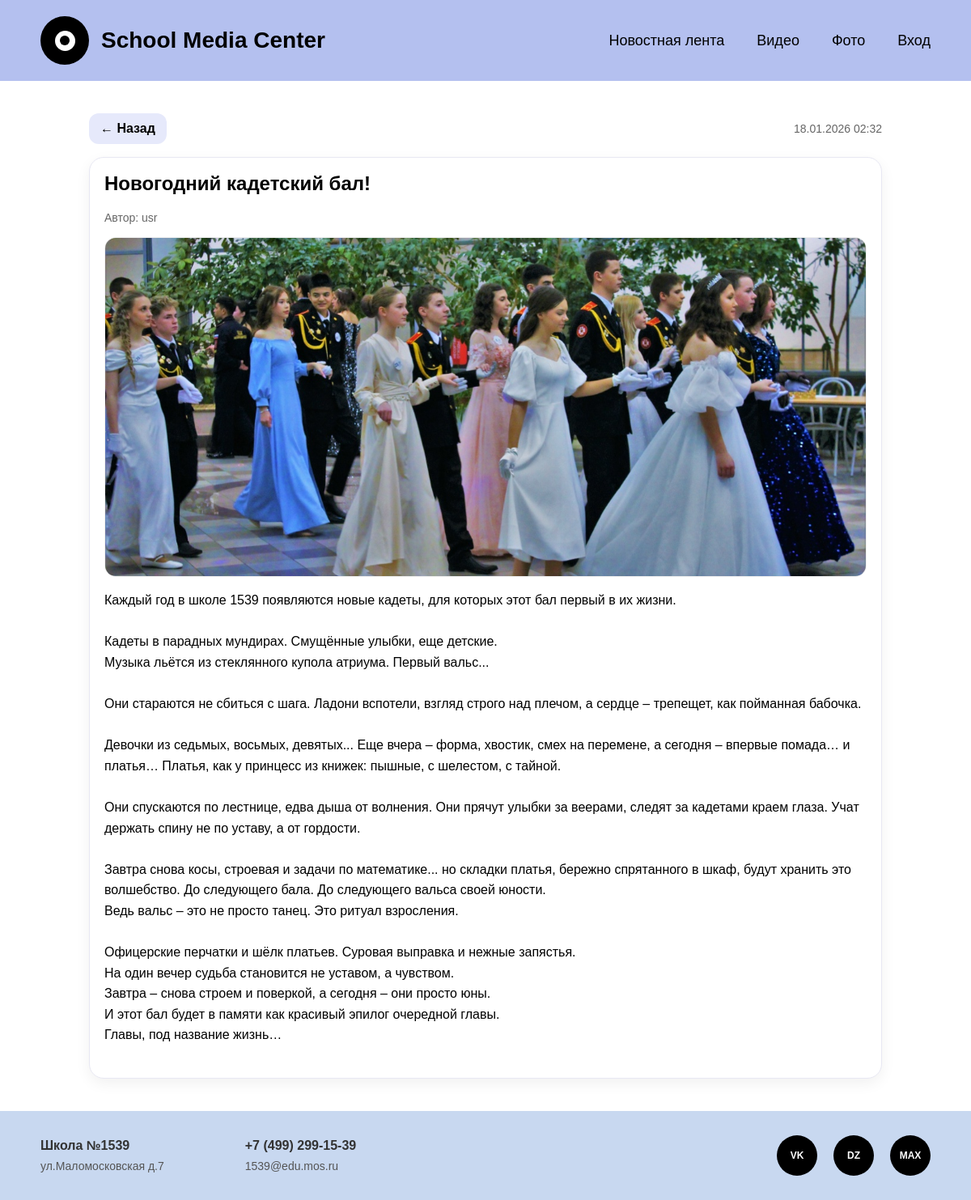
The app's page /posts/1/ with its own data.
### media_center/models.py (models this page shows, shortened)
class Post(models.Model):
    author = models.ForeignKey(User, on_delete=models.CASCADE, related_name='posts')
    title = models.CharField(max_length=255)
    text = models.TextField()
    photo = models.ForeignKey(Photo, on_delete=models.SET_NULL, null=True, blank=True)
    updated_at = models.DateTimeField(auto_now=True)

class Photo(models.Model):
    folder = models.ForeignKey(GalleryFolder, on_delete=models.CASCADE, related_name='photos')
    file = models.ImageField(upload_to=photo_upload_to)

### media_center/views.py (the view)
# urls.py: path('posts/<int:pk>/', views.post_detail, name='post_detail'),
def post_detail(request, pk):
    post = get_object_or_404(Post.objects.select_related('author', 'photo'), pk=pk)
    return render(request, 'media_center/post_detail.html', {'post': post})

### media_center/context_processors.py (called while the page is built)
def site_info(request):
    return {
        'school_name': 'Школа №1539',
        'address': 'ул.Маломосковская д.7',
        'phone': '+7 (499) 299-15-39',
        'email': '1539@edu.mos.ru',
    }

### media_center/templates/media_center/post_detail.html (shortened to what this page needs)
{% extends "media_center/base.html" %}
{% block content %}
<div class="page">
  <div class="stack">
    <div class="row" style="justify-content: space-between;">
      <a class="btn secondary" href="{% url 'media_center:post_list' %}">← Назад</a>
      <span class="muted">{{ post.updated_at|date:"d.m.Y H:i" }}</span>
    </div>
    <div class="card stack">
      <h2 style="margin-bottom: 4px;">{{ post.title }}</h2>
      <div class="muted">Автор: {{ post.author.username }}</div>
      {% if post.photo %}
        <img class="thumb" src="{{ post.photo.file.url }}" alt="" style="height:auto; max-height:420px;" />
      {% endif %}
      <div style="line-height: 1.6;">
        {{ post.text|linebreaksbr }}
      </div>
      <div class="row" style="justify-content: flex-end; gap: 12px; padding-top: 6px;">
      </div>
    </div>
  </div>
</div>
{% endblock %}

### media_center/templates/media_center/base.html (style rules this page uses)
* { margin: 0; padding: 0; box-sizing: border-box; }
body { font-family: Arial, sans-serif; background-color: #ffffff; min-height: 100vh; display: flex; flex-direction: column; }
.page { width: min(980px, 100%); }
.stack { display: flex; flex-direction: column; gap: 16px; }
.row { display: flex; gap: 12px; align-items: center; flex-wrap: wrap; }
.card { background: #fff; border: 1px solid #e8e8f3; border-radius: 18px; padding: 18px; box-shadow: 0 6px 18px rgba(0,0,0,0.06); text-align: left; }
.btn { display: inline-block; padding: 10px 14px; background: #B4C0EF; color: #000; border-radius: 12px; text-decoration: none; border: none; cursor: pointer; font-weight: 600; }
.btn.secondary { background: #e6e9fb; }
.muted { color: #666; font-size: 14px; }
.thumb { width: 100%; height: 160px; object-fit: cover; border-radius: 14px; border: 1px solid #eee; }

### records on screen
Post: updated_at "18.01.2026 02:32", title "Новогодний кадетский бал!", author.username "usr", photo.file (picture), text "Каждый год в школе 1539 появляются новые кадеты, для которых этот бал первый в их жизни. Кадеты в парадных мундирах. Смущённые улыбки, еще детские. Музыка льётся из стеклянного купола атриума. Первый вальс... Они стараются не сбиться с шага. Ладони вспотели, взгляд строго над плечом, а сердце – трепещет, как пойманная бабочка. Девочки из седьмых, восьмых, девятых... Еще вчера – форма, хвостик, смех на перемене, а сегодня – впервые помада… и платья… Платья, как у принцесс из книжек: пышные, с шелестом, с тайной. Они спускаются по лестнице, едва дыша от волнения. Они прячут улыбки за веерами, следят за кадетами краем глаза. Учат держать спину не по уставу, а от гордости. Завтра снова косы,…"

### other values on screen
{{ school_name }} "Школа №1539"
{{ address }} "ул.Маломосковская д.7"
{{ phone }} "+7 (499) 299-15-39"
{{ email }} "1539@edu.mos.ru"
